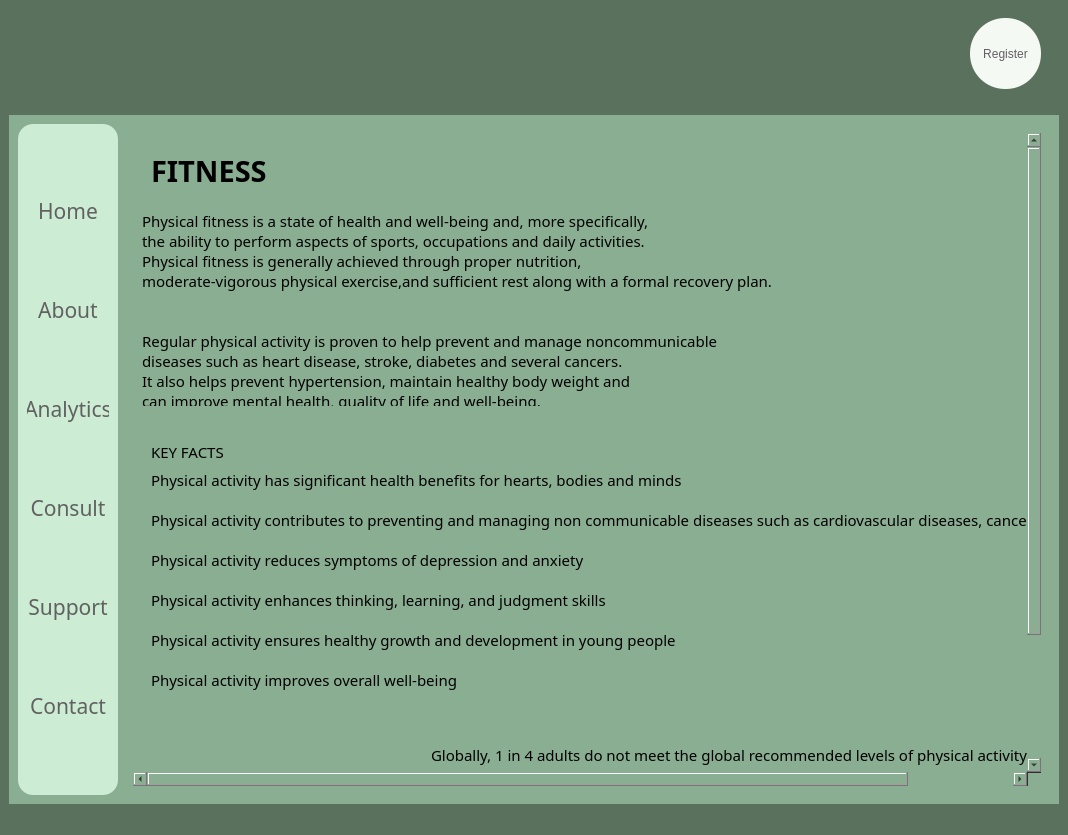
<?xml version="1.0" encoding="UTF-8"?>
<ui version="4.0">
 <class>MainWindow</class>
 <widget class="QMainWindow" name="MainWindow">
  <property name="geometry">
   <rect>
    <x>0</x>
    <y>0</y>
    <width>1068</width>
    <height>835</height>
   </rect>
  </property>
  <property name="windowTitle">
   <string>MainWindow</string>
  </property>
  <property name="styleSheet">
   <string notr="true">background-color:rgb(90, 113, 94);
border:None;</string>
  </property>
  <widget class="QWidget" name="centralwidget">
   <property name="styleSheet">
    <string notr="true">border:None;</string>
   </property>
   <layout class="QVBoxLayout" name="verticalLayout_2">
    <item>
     <widget class="QFrame" name="frame">
      <property name="minimumSize">
       <size>
        <width>0</width>
        <height>100</height>
       </size>
      </property>
      <property name="maximumSize">
       <size>
        <width>16777215</width>
        <height>100</height>
       </size>
      </property>
      <property name="styleSheet">
       <string notr="true">background:transparent;
border:None;</string>
      </property>
      <property name="frameShape">
       <enum>QFrame::StyledPanel</enum>
      </property>
      <property name="frameShadow">
       <enum>QFrame::Raised</enum>
      </property>
      <layout class="QHBoxLayout" name="horizontalLayout_2">
       <item>
        <widget class="QFrame" name="frame_5">
         <property name="frameShape">
          <enum>QFrame::StyledPanel</enum>
         </property>
         <property name="frameShadow">
          <enum>QFrame::Raised</enum>
         </property>
         <layout class="QHBoxLayout" name="horizontalLayout_3">
          <item>
           <widget class="QFrame" name="frame_7">
            <property name="frameShape">
             <enum>QFrame::StyledPanel</enum>
            </property>
            <property name="frameShadow">
             <enum>QFrame::Raised</enum>
            </property>
            <widget class="QPushButton" name="pushButton_14">
             <property name="geometry">
              <rect>
               <x>0</x>
               <y>0</y>
               <width>81</width>
               <height>61</height>
              </rect>
             </property>
             <property name="styleSheet">
              <string notr="true">image: url(Media/Wix Logo Maker - Google Chrome 26-08-2022 16_51_23.png);</string>
             </property>
             <property name="text">
              <string/>
             </property>
            </widget>
           </widget>
          </item>
          <item>
           <widget class="QFrame" name="frame_8">
            <property name="maximumSize">
             <size>
              <width>100</width>
              <height>16777215</height>
             </size>
            </property>
            <property name="frameShape">
             <enum>QFrame::StyledPanel</enum>
            </property>
            <property name="frameShadow">
             <enum>QFrame::Raised</enum>
            </property>
            <widget class="QPushButton" name="pushButton_2">
             <property name="geometry">
              <rect>
               <x>30</x>
               <y>10</y>
               <width>41</width>
               <height>41</height>
              </rect>
             </property>
             <property name="cursor">
              <cursorShape>PointingHandCursor</cursorShape>
             </property>
             <property name="styleSheet">
              <string notr="true">QPushButton{
image: url(Media/notification (2).png);
}

QPushButton:hover{
	image: url(Media/notification.png);
}

QPushButton:pressed{
	image: url(Media/notification (1).png);
}</string>
             </property>
             <property name="text">
              <string/>
             </property>
            </widget>
           </widget>
          </item>
         </layout>
        </widget>
       </item>
       <item>
        <widget class="QFrame" name="frame_6">
         <property name="maximumSize">
          <size>
           <width>100</width>
           <height>16777215</height>
          </size>
         </property>
         <property name="frameShape">
          <enum>QFrame::StyledPanel</enum>
         </property>
         <property name="frameShadow">
          <enum>QFrame::Raised</enum>
         </property>
         <widget class="QPushButton" name="Register_button">
          <property name="geometry">
           <rect>
            <x>20</x>
            <y>0</y>
            <width>71</width>
            <height>71</height>
           </rect>
          </property>
          <property name="cursor">
           <cursorShape>PointingHandCursor</cursorShape>
          </property>
          <property name="styleSheet">
           <string notr="true">color:rgb(97, 97, 97);
background-color: rgb(244, 249, 244);
border-radius:35px;</string>
          </property>
          <property name="text">
           <string>Register</string>
          </property>
         </widget>
        </widget>
       </item>
      </layout>
     </widget>
    </item>
    <item>
     <widget class="QFrame" name="frame_2">
      <property name="styleSheet">
       <string notr="true">/*background-color: qlineargradient(spread:pad, x1:0, y1:0, x2:1, y2:0, stop:0 rgba(0, 179, 255, 255), stop:1 rgba(255, 255, 255, 255));*/

background-color: rgb(138, 174, 146);</string>
      </property>
      <property name="frameShape">
       <enum>QFrame::StyledPanel</enum>
      </property>
      <property name="frameShadow">
       <enum>QFrame::Raised</enum>
      </property>
      <layout class="QHBoxLayout" name="horizontalLayout">
       <item>
        <widget class="QFrame" name="frame_3">
         <property name="maximumSize">
          <size>
           <width>100</width>
           <height>16777215</height>
          </size>
         </property>
         <property name="styleSheet">
          <string notr="true">background-color:rgb(204, 236, 211);
border-radius:15px;</string>
         </property>
         <property name="frameShape">
          <enum>QFrame::StyledPanel</enum>
         </property>
         <property name="frameShadow">
          <enum>QFrame::Raised</enum>
         </property>
         <layout class="QVBoxLayout" name="verticalLayout">
          <item>
           <widget class="QPushButton" name="Home_Button">
            <property name="font">
             <font>
              <family>Javanese Text</family>
              <pointsize>16</pointsize>
              <bold>false</bold>
             </font>
            </property>
            <property name="cursor">
             <cursorShape>PointingHandCursor</cursorShape>
            </property>
            <property name="styleSheet">
             <string notr="true">QPushButton{
color: rgb(97, 97, 97);
border-radius:10px;
}

QPushButton:hover{
background-color: rgb(220, 255, 228);
	/*color: rgb(255, 255, 255);*/
	font: 700 16pt &quot;Constantia&quot;;
}


</string>
            </property>
            <property name="text">
             <string>Home</string>
            </property>
           </widget>
          </item>
          <item>
           <widget class="QPushButton" name="About_Button">
            <property name="font">
             <font>
              <family>Javanese Text</family>
              <pointsize>16</pointsize>
              <bold>false</bold>
             </font>
            </property>
            <property name="cursor">
             <cursorShape>PointingHandCursor</cursorShape>
            </property>
            <property name="styleSheet">
             <string notr="true">QPushButton{
color: rgb(97, 97, 97);
border-radius:10px;
}

QPushButton:hover{
background-color: rgb(220, 255, 228);
	/*color: rgb(255, 255, 255);*/
	font: 700 16pt &quot;Constantia&quot;;
}


</string>
            </property>
            <property name="text">
             <string>About</string>
            </property>
           </widget>
          </item>
          <item>
           <widget class="QPushButton" name="Analytics_Button">
            <property name="font">
             <font>
              <family>Javanese Text</family>
              <pointsize>16</pointsize>
              <bold>false</bold>
             </font>
            </property>
            <property name="cursor">
             <cursorShape>PointingHandCursor</cursorShape>
            </property>
            <property name="styleSheet">
             <string notr="true">QPushButton{
color: rgb(97, 97, 97);
border-radius:10px;
}

QPushButton:hover{
background-color: rgb(220, 255, 228);
	/*color: rgb(255, 255, 255);*/
	font: 700 16pt &quot;Constantia&quot;;
}


</string>
            </property>
            <property name="text">
             <string>Analytics</string>
            </property>
           </widget>
          </item>
          <item>
           <widget class="QPushButton" name="pushButton_7">
            <property name="font">
             <font>
              <family>Javanese Text</family>
              <pointsize>16</pointsize>
              <bold>false</bold>
             </font>
            </property>
            <property name="cursor">
             <cursorShape>PointingHandCursor</cursorShape>
            </property>
            <property name="styleSheet">
             <string notr="true">QPushButton{
color: rgb(97, 97, 97);
border-radius:10px;
}

QPushButton:hover{
background-color: rgb(220, 255, 228);
	/*color: rgb(255, 255, 255);*/
	font: 700 16pt &quot;Constantia&quot;;
}


</string>
            </property>
            <property name="text">
             <string>Consult</string>
            </property>
           </widget>
          </item>
          <item>
           <widget class="QPushButton" name="Support_Button">
            <property name="font">
             <font>
              <family>Javanese Text</family>
              <pointsize>16</pointsize>
              <bold>false</bold>
             </font>
            </property>
            <property name="cursor">
             <cursorShape>PointingHandCursor</cursorShape>
            </property>
            <property name="styleSheet">
             <string notr="true">QPushButton{
color: rgb(97, 97, 97);
border-radius:10px;
}

QPushButton:hover{
background-color: rgb(220, 255, 228);
	/*color: rgb(255, 255, 255);*/
	font: 700 16pt &quot;Constantia&quot;;
}


</string>
            </property>
            <property name="text">
             <string>Support</string>
            </property>
           </widget>
          </item>
          <item>
           <widget class="QPushButton" name="Contact_button">
            <property name="font">
             <font>
              <family>Javanese Text</family>
              <pointsize>16</pointsize>
              <bold>false</bold>
             </font>
            </property>
            <property name="cursor">
             <cursorShape>PointingHandCursor</cursorShape>
            </property>
            <property name="styleSheet">
             <string notr="true">QPushButton{
color: rgb(97, 97, 97);
border-radius:10px;
}

QPushButton:hover{
background-color: rgb(220, 255, 228);
	/*color: rgb(255, 255, 255);*/
	font: 700 16pt &quot;Constantia&quot;;
}


</string>
            </property>
            <property name="text">
             <string>Contact</string>
            </property>
           </widget>
          </item>
         </layout>
        </widget>
       </item>
       <item>
        <widget class="QFrame" name="frame_4">
         <property name="styleSheet">
          <string notr="true">background:transparent;</string>
         </property>
         <property name="frameShape">
          <enum>QFrame::StyledPanel</enum>
         </property>
         <property name="frameShadow">
          <enum>QFrame::Raised</enum>
         </property>
         <layout class="QVBoxLayout" name="verticalLayout_3">
          <item>
           <widget class="QScrollArea" name="scrollArea">
            <property name="widgetResizable">
             <bool>true</bool>
            </property>
            <widget class="QWidget" name="scrollAreaWidgetContents">
             <property name="geometry">
              <rect>
               <x>0</x>
               <y>-93</y>
               <width>975</width>
               <height>730</height>
              </rect>
             </property>
             <layout class="QVBoxLayout" name="verticalLayout_5">
              <item>
               <widget class="QFrame" name="frame_11">
                <property name="styleSheet">
                 <string notr="true"/>
                </property>
                <property name="frameShape">
                 <enum>QFrame::StyledPanel</enum>
                </property>
                <property name="frameShadow">
                 <enum>QFrame::Raised</enum>
                </property>
                <layout class="QVBoxLayout" name="verticalLayout_4">
                 <item>
                  <widget class="QLabel" name="label">
                   <property name="font">
                    <font>
                     <family>Bahnschrift</family>
                     <pointsize>22</pointsize>
                     <bold>true</bold>
                    </font>
                   </property>
                   <property name="text">
                    <string>FITNESS</string>
                   </property>
                  </widget>
                 </item>
                </layout>
               </widget>
              </item>
              <item>
               <widget class="QFrame" name="frame_9">
                <property name="minimumSize">
                 <size>
                  <width>0</width>
                  <height>200</height>
                 </size>
                </property>
                <property name="styleSheet">
                 <string notr="true"/>
                </property>
                <property name="frameShape">
                 <enum>QFrame::StyledPanel</enum>
                </property>
                <property name="frameShadow">
                 <enum>QFrame::Raised</enum>
                </property>
                <layout class="QHBoxLayout" name="horizontalLayout_4">
                 <property name="spacing">
                  <number>0</number>
                 </property>
                 <property name="leftMargin">
                  <number>0</number>
                 </property>
                 <property name="topMargin">
                  <number>0</number>
                 </property>
                 <property name="rightMargin">
                  <number>0</number>
                 </property>
                 <property name="bottomMargin">
                  <number>0</number>
                 </property>
                 <item>
                  <widget class="QFrame" name="frame_18">
                   <property name="styleSheet">
                    <string notr="true"/>
                   </property>
                   <property name="frameShape">
                    <enum>QFrame::StyledPanel</enum>
                   </property>
                   <property name="frameShadow">
                    <enum>QFrame::Raised</enum>
                   </property>
                   <layout class="QVBoxLayout" name="verticalLayout_6">
                    <property name="spacing">
                     <number>0</number>
                    </property>
                    <property name="leftMargin">
                     <number>0</number>
                    </property>
                    <property name="rightMargin">
                     <number>0</number>
                    </property>
                    <property name="bottomMargin">
                     <number>0</number>
                    </property>
                    <item alignment="Qt::AlignLeft">
                     <widget class="QLabel" name="label_2">
                      <property name="minimumSize">
                       <size>
                        <width>0</width>
                        <height>100</height>
                       </size>
                      </property>
                      <property name="font">
                       <font>
                        <family>Bahnschrift</family>
                        <pointsize>11</pointsize>
                       </font>
                      </property>
                      <property name="text">
                       <string>Physical fitness is a state of health and well-being and, more specifically, 
the ability to perform aspects of sports, occupations and daily activities. 
Physical fitness is generally achieved through proper nutrition, 
moderate-vigorous physical exercise,and sufficient rest along with a formal recovery plan.


Regular physical activity is proven to help prevent and manage noncommunicable 
diseases such as heart disease, stroke, diabetes and several cancers. 
It also helps prevent hypertension, maintain healthy body weight and 
can improve mental health, quality of life and well-being. </string>
                      </property>
                     </widget>
                    </item>
                   </layout>
                  </widget>
                 </item>
                 <item>
                  <widget class="QFrame" name="frame_17">
                   <property name="styleSheet">
                    <string notr="true">image: url(:/icons/Fitness_3.jpeg);</string>
                   </property>
                   <property name="frameShape">
                    <enum>QFrame::StyledPanel</enum>
                   </property>
                   <property name="frameShadow">
                    <enum>QFrame::Raised</enum>
                   </property>
                  </widget>
                 </item>
                </layout>
               </widget>
              </item>
              <item>
               <widget class="QFrame" name="frame_12">
                <property name="styleSheet">
                 <string notr="true"/>
                </property>
                <property name="frameShape">
                 <enum>QFrame::StyledPanel</enum>
                </property>
                <property name="frameShadow">
                 <enum>QFrame::Raised</enum>
                </property>
                <layout class="QVBoxLayout" name="verticalLayout_10">
                 <item>
                  <widget class="QLabel" name="label_9">
                   <property name="font">
                    <font>
                     <family>Bahnschrift</family>
                     <pointsize>11</pointsize>
                    </font>
                   </property>
                   <property name="text">
                    <string>
KEY FACTS</string>
                   </property>
                  </widget>
                 </item>
                 <item>
                  <widget class="QLabel" name="label_3">
                   <property name="font">
                    <font>
                     <family>Bahnschrift</family>
                     <pointsize>11</pointsize>
                    </font>
                   </property>
                   <property name="text">
                    <string>Physical activity has significant health benefits for hearts, bodies and minds

Physical activity contributes to preventing and managing non communicable diseases such as cardiovascular diseases, cancer and diabetes.

Physical activity reduces symptoms of depression and anxiety

Physical activity enhances thinking, learning, and judgment skills

Physical activity ensures healthy growth and development in young people

Physical activity improves overall well-being</string>
                   </property>
                  </widget>
                 </item>
                </layout>
               </widget>
              </item>
              <item>
               <widget class="QFrame" name="frame_10">
                <property name="styleSheet">
                 <string notr="true"/>
                </property>
                <property name="frameShape">
                 <enum>QFrame::StyledPanel</enum>
                </property>
                <property name="frameShadow">
                 <enum>QFrame::Raised</enum>
                </property>
                <layout class="QHBoxLayout" name="horizontalLayout_5">
                 <item>
                  <widget class="QFrame" name="frame_20">
                   <property name="styleSheet">
                    <string notr="true">image: url(:/icons/Fitness_2.jpeg);</string>
                   </property>
                   <property name="frameShape">
                    <enum>QFrame::StyledPanel</enum>
                   </property>
                   <property name="frameShadow">
                    <enum>QFrame::Raised</enum>
                   </property>
                  </widget>
                 </item>
                 <item>
                  <widget class="QFrame" name="frame_19">
                   <property name="styleSheet">
                    <string notr="true"/>
                   </property>
                   <property name="frameShape">
                    <enum>QFrame::StyledPanel</enum>
                   </property>
                   <property name="frameShadow">
                    <enum>QFrame::Raised</enum>
                   </property>
                   <layout class="QVBoxLayout" name="verticalLayout_9">
                    <item>
                     <widget class="QLabel" name="label_4">
                      <property name="font">
                       <font>
                        <family>Bahnschrift</family>
                        <pointsize>11</pointsize>
                       </font>
                      </property>
                      <property name="text">
                       <string>
Globally, 1 in 4 adults do not meet the global recommended levels of physical activity

Up to 5 million deaths a year could be averted if the global population was more active

People who are insufficiently active have a 20% to 30% increased risk of death compared to people
 who are sufficiently active.

More than 80% of the world's adolescent population is insufficiently physically active.</string>
                      </property>
                     </widget>
                    </item>
                   </layout>
                  </widget>
                 </item>
                </layout>
               </widget>
              </item>
             </layout>
            </widget>
           </widget>
          </item>
         </layout>
        </widget>
       </item>
      </layout>
     </widget>
    </item>
   </layout>
  </widget>
  <widget class="QStatusBar" name="statusbar"/>
 </widget>
 <resources>
  <include location="Media/home_page.qrc"/>
 </resources>
 <connections/>
</ui>
